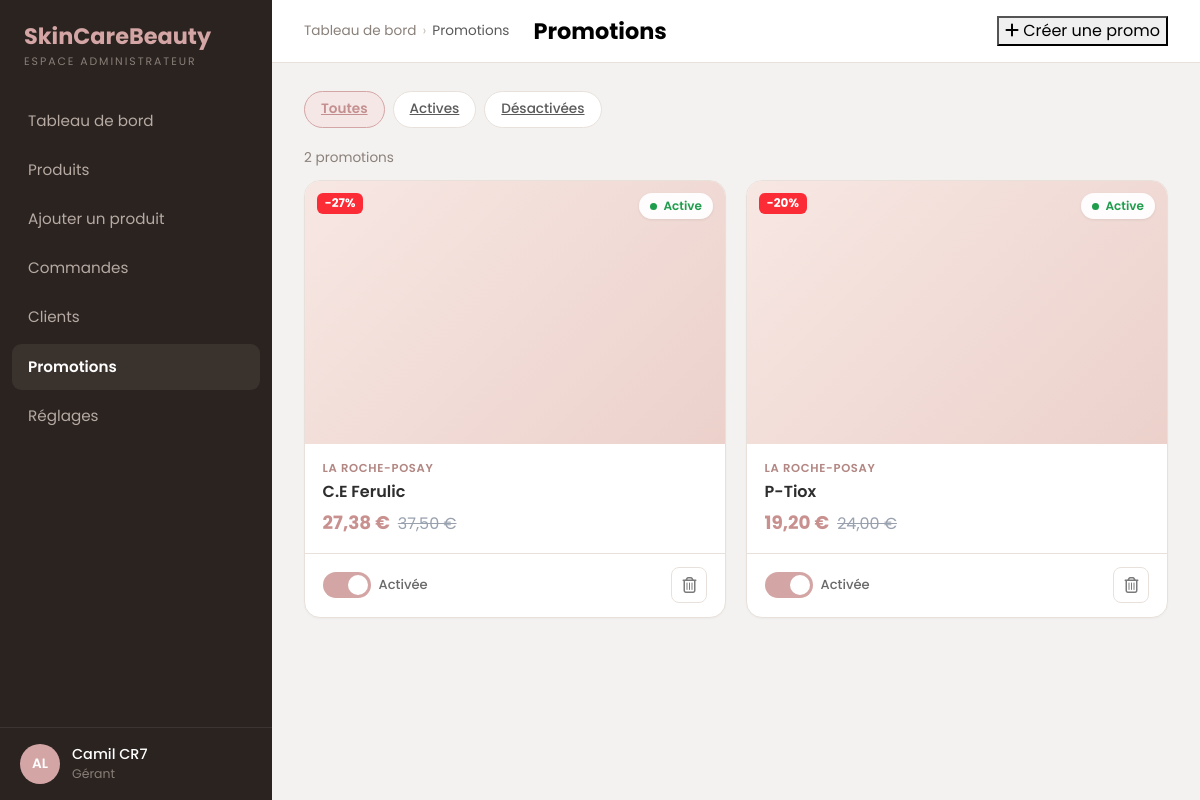
Screenshot of /admin_promotions.php with the database file from the repository.
### tables this page shows
CREATE TABLE promotions (
    promotion_id        INT PRIMARY KEY AUTO_INCREMENT,
    product_id          INT NOT NULL,
    promotion_percent   INT NOT NULL,
    promotion_is_active BOOLEAN NOT NULL DEFAULT 1,
    UNIQUE (product_id),
    FOREIGN KEY (product_id) REFERENCES products(product_id) ON DELETE CASCADE
);

CREATE TABLE brands (
    brand_id    INT PRIMARY KEY AUTO_INCREMENT,
    brand_name  VARCHAR(50) NOT NULL UNIQUE,
    producer_id INT NOT NULL,
    FOREIGN KEY (producer_id) REFERENCES producers(producer_id)
);

CREATE TABLE products (
    product_id INT PRIMARY KEY AUTO_INCREMENT,
    product_name VARCHAR(50) NOT NULL,
    product_ean char(13) NOT NULL UNIQUE,
    product_composition VARCHAR(200) NOT NULL,
    product_description VARCHAR(500) NOT NULL,
    product_is_status BOOLEAN NOT NULL,
    product_buy_price DECIMAL(10, 2) NOT NULL,
    product_margin INT NOT NULL,
    product_quantity INT NOT NULL,
    product_alert INT,
    product_slug VARCHAR(250) NOT NULL,
    producer_id INT NOT NULL,
    brand_id INT NOT NULL,
    company_id_account INT NOT NULL,
    foreign key (producer_id) references producers(producer_id),
    foreign key (brand_id) references brands(brand_id),
    foreign key (company_id_account) references companies(company_id_account)
);

### admin_promotions.php (the view, shortened to what this page needs)
<?php
require_once "public/includes/db.php";
$statut = $_GET['statut'] ?? 'toutes';
$where = '';
$sql = "SELECT pr.promotion_id, pr.promotion_percent, pr.promotion_is_active,
               p.product_id, p.product_name, p.product_slug,
               p.product_buy_price, p.product_margin,
               b.brand_name
        FROM promotions pr
        JOIN products p ON p.product_id = pr.product_id
        JOIN brands   b ON b.brand_id   = p.brand_id
        $where
        ORDER BY pr.promotion_id DESC";
$promos = $pdo->query($sql)->fetchAll();
function euro($n)
{
    return number_format((float) $n, 2, ',', ' ') . ' €';
}
function e($v)
{
    return htmlspecialchars((string) ($v ?? ''), ENT_QUOTES, 'UTF-8');
}
function prix_vente($buy, $margin)
{
    return (float) $buy * (1 + (int) $margin / 100);
}
?>
<?php include "public/includes/header_admin.php"; ?>
<div class="admin-main">
    <header class="admin-topbar">
        <nav class="breadcrumb-admin">
            Tableau de bord <span class="sep">›</span> <span class="current">Promotions</span>
        </nav>
        <h1>Promotions</h1>
        <div class="topbar-actions">
            <button type="button" class="btn-admin-primary" data-bs-toggle="modal" data-bs-target="#promo-create-modal">
                <i class="fa-solid fa-plus"></i> Créer une promo
            </button>
        </div>
    </header>
    <div class="admin-content">
        <div class="orders-toolbar">
            <div class="filter-pills">
                <a class="filter-chip <?= $statut === 'toutes' ? 'active' : '' ?>" href="?statut=toutes">Toutes</a>
                <a class="filter-chip <?= $statut === 'actives' ? 'active' : '' ?>" href="?statut=actives">Actives</a>
                <a class="filter-chip <?= $statut === 'desactivees' ? 'active' : '' ?>" href="?statut=desactivees">Désactivées</a>
            </div>
        </div>
        <p class="results-count"><?= count($promos) ?> promotion<?= count($promos) > 1 ? 's' : '' ?></p>
        <?php if (!$promos): ?>
            <div class="profile-empty">
                <i class="fa-solid fa-tag"></i>
                <p class="mb-0">Aucune promotion <?= $statut !== 'toutes' ? 'dans ce filtre' : 'pour le moment' ?>.</p>
            </div>
        <?php else: ?>
        <div class="promo-grid">
            <?php foreach ($promos as $promo):
                $vente  = prix_vente($promo['product_buy_price'], $promo['product_margin']);
                $remise = $vente * (1 - (int) $promo['promotion_percent'] / 100);
                $actif  = (int) $promo['promotion_is_active'] === 1;
            ?>
            <article class="promo-card">
                <div class="promo-visual" style="background: linear-gradient(135deg, #f7e7e3, #ecd1cb);">
                    <span class="badge badge-reduction">-<?= (int) $promo['promotion_percent'] ?>%</span>
                    <?php if ($actif): ?>
                        <span class="statut-badge statut-active"><span class="point"></span>Active</span>
                    <?php else: ?>
                        <span class="statut-badge statut-expiree"><span class="point"></span>Désactivée</span>
                    <?php endif; ?>
                </div>
                <div class="promo-body">
                    <span class="promo-brand"><?= e($promo['brand_name']) ?></span>
                    <h3 class="promo-name"><?= e($promo['product_name']) ?></h3>
                    <div class="promo-prices">
                        <span class="promo-new"><?= euro($remise) ?></span>
                        <span class="strike-price"><?= euro($vente) ?></span>
                    </div>
                </div>
                <div class="promo-footer">
                    <form method="post" class="d-flex align-items-center gap-2 m-0">
                        <label class="switch">
                            <span class="slider"></span>
                        </label>
                        <span class="promo-toggle-label"><?= $actif ? 'Activée' : 'Désactivée' ?></span>
                    </form>
                    <div class="promo-actions">
                        <form method="post" class="m-0"
                              onsubmit="return confirm('Supprimer cette promotion ?');">
                            <button type="submit" class="btn-row-action" aria-label="Supprimer la promotion">
                                <i class="fa-regular fa-trash-can"></i>
                            </button>
                        </form>
                    </div>
                </div>
            </article>
            <?php endforeach; ?>
        </div>
        <?php endif; ?>
    </div>
</div>
</div>
</body>
</html>

### rows the page displays
promotions: promotion_percent "27", promotion_is_active 1 (drawn), brands.brand_name "LA ROCHE-POSAY", product.product_name "C.E Ferulic", euro($remise) "27,38 €", product.product_margin "37,50 €"
promotions: promotion_percent "20", promotion_is_active 1 (drawn), brands.brand_name "LA ROCHE-POSAY", product.product_name "P-Tiox", euro($remise) "19,20 €", product.product_margin "24,00 €"

### other values shown
count($promos) "2"
